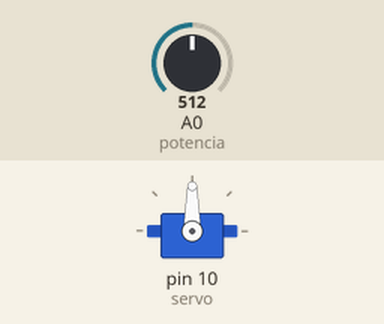
Simulated run of this sketch. Board: Arduino Uno, built with avr-gcc and run on an emulated ATmega328P. Shown: servo. Inputs (shaded band) come from the test bench; at power-on: A0 (potencia) = 512.

Above: at 1.2 s.
1.3 s: A0 (potencia) set to 716
At 2.4 s:
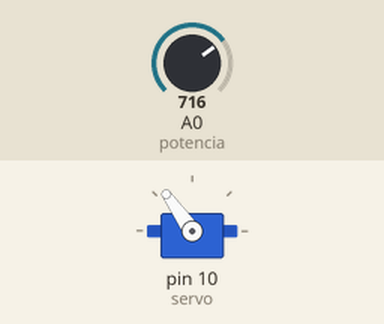
2.8 s: A0 (potencia) set to 900
At 3.5 s:
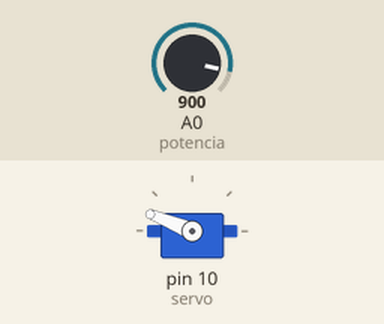
4.3 s: A0 (potencia) set to 1023
At 4.6 s:
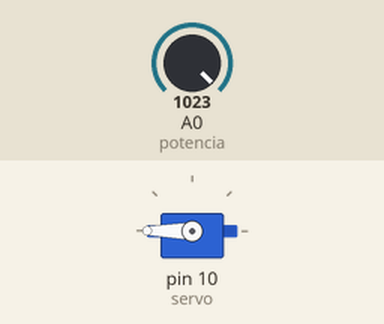
5.8 s: A0 (potencia) set to 306
At 7.0 s:
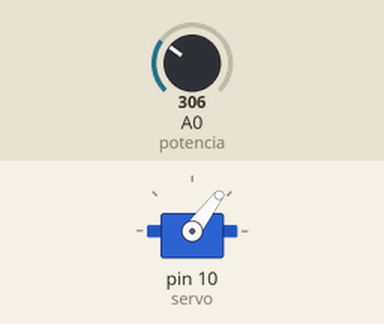
7.3 s: A0 (potencia) set to 122
At 8.1 s:
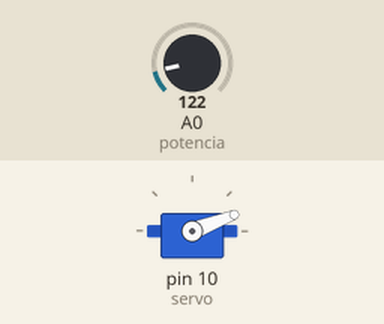
Timing chart, 0 to 9.8 s (numbered marks = the images above; inputs shaded):
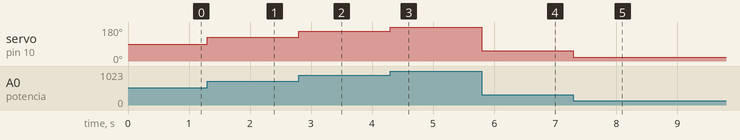

The sketch:

tp_3_2.ino
```cpp
#include <Servo.h>
#define potencia A0
Servo servo;
int valorPotenciometro = 0;
int giro = 0;

void setup()
{
  Serial.begin(9600);
  servo.attach(10);
  pinMode(potencia, INPUT);

}

void loop()
{
  valorPotenciometro = analogRead(potencia);
  giro = map(valorPotenciometro, 0, 1023, 0, 180);
  servo.write(giro);
}
```

Measured:
- after the input at 1.3 s, servo on pin 10 (servo): 90° → 125° at once
- after the input at 2.8 s, servo on pin 10 (servo): 125° → 158° at once
- after the input at 4.3 s, servo on pin 10 (servo): 158° → 180° at once
- after the input at 5.8 s, servo on pin 10 (servo): 180° → 53° at once
- after the input at 7.3 s, servo on pin 10 (servo): 53° → 21° at once
